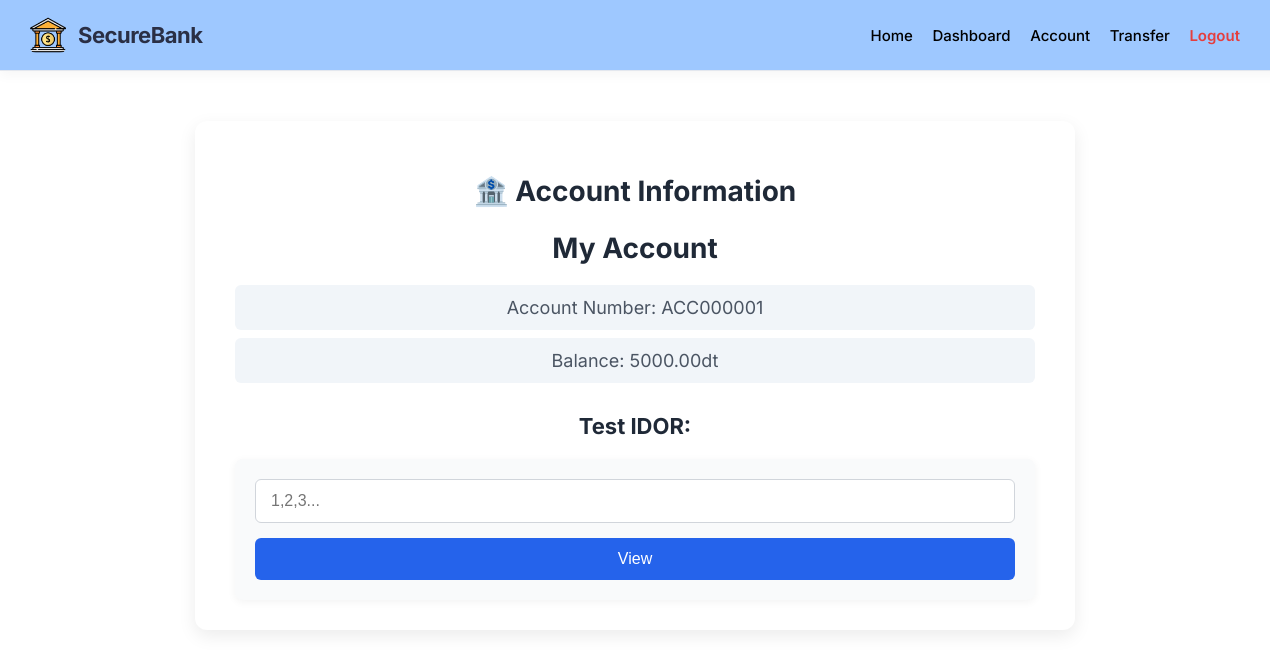
The app's page /account (signed in), older data.
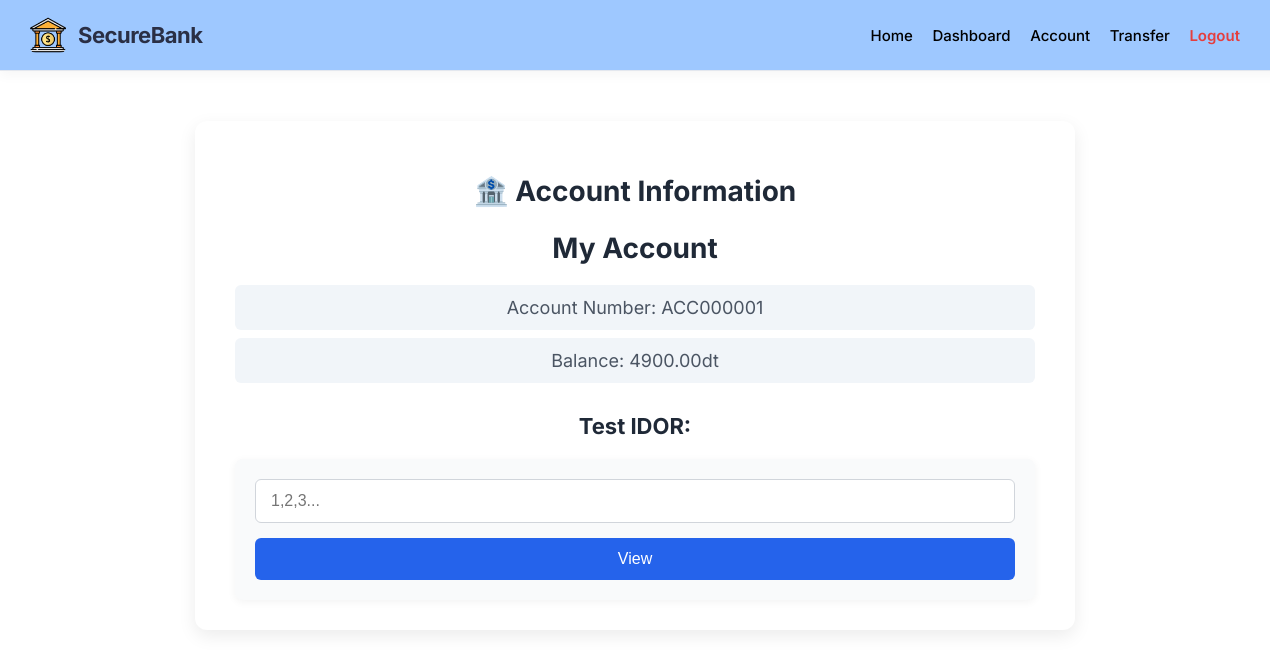
The same page, newer data.
### banking_env/models.py (models this page shows)
class BankAccount(models.Model):
    user = models.ForeignKey(User, on_delete=models.CASCADE)
    account_number = models.CharField(max_length=20, unique=True)
    balance = models.DecimalField(max_digits=12, decimal_places=2, default=0.00)
    created_at = models.DateTimeField(auto_now_add=True)

### banking_env/views.py (the view, shortened to what this page needs)
# urls.py: path("account", views.account_info, name="account"),
def account_info(request):
    if not request.user.is_authenticated:
        return redirect("/regular-login")
    acc_id = request.GET.get("account_id")
    account = None  # initialize to avoid UnboundLocalError
    my_account = BankAccount.objects.get(user=request.user)
    return render(request, "banking_env/account.html", {
        "my_account": my_account,
    })

### security_agent/ai_detector.py (called while the page is built, shortened)
    def detect_csrf_attack(self, request_data):
        method = request_data.get("method")
        query = request_data.get("query_params", {})
        if method == "GET" and ("amount" in query or "to_account" in query):
            return True  # CSRF attempt
        return False

    def _decode_potential_threat(self, text: str) -> str:
        import base64
        import urllib.parse
        import html
        decoded = text
        try:
            for _ in range(3):
                old_decoded = decoded
                decoded = urllib.parse.unquote(decoded)
                if decoded == old_decoded:
                    break
        except:
            pass
        try:
            clean_text = decoded.replace('\n', '').replace('\r', '').replace(' ', '')
        except:
            pass
        decoded = html.unescape(decoded)
        return decoded

    def _calculate_threat_similarity(self, text: str) -> float:
        if self.model is None or self.threat_patterns_index is None:
            return 0.0
        try:
            emb = self.model.encode([text], convert_to_numpy=True).astype(np.float32)
            faiss.normalize_L2(emb)
            scores, _ = self.threat_patterns_index.search(emb, 1)
            score = float(scores[0][0]) if scores.size > 0 else 0.0
            return score
        except Exception as e:
            logger.debug("Error in threat similarity calc: %s", e)
            return 0.0

    def _calculate_stored_similarity(self, text: str) -> float:
        if self.model is None or self.embeddings_index is None:
            return 0.0
        try:
            emb = self.model.encode([text], convert_to_numpy=True).astype(np.float32)
            faiss.normalize_L2(emb)
            scores, _ = self.embeddings_index.search(emb, 1)
            score = float(scores[0][0]) if scores.size > 0 else 0.0
            return score
        except Exception as e:
            logger.debug("Error in stored similarity calc: %s", e)
            return 0.0

    def _deduplicate_threats(self, threats: List[Dict]) -> List[Dict]:
        seen = set()
        unique = []
        for t in threats:
            key = (t.get('text', '')[:100], t.get('type', ''), t.get('detection_method', ''))
            if key not in seen:
                seen.add(key)
                unique.append(t)
        return unique

    def _generate_recommendation(self, threats: List[Dict]) -> str:
        if not threats:
            return "REQUEST_SAFE"

### banking_env/templates/banking_env/account.html (shortened to what this page needs)
{% extends "banking_env/base.html" %}
{% block content %}
<div class="centered-page">
    <h2>🏦 Account Information</h2>
    <h2>My Account</h2>
    <p>Account Number: {{ my_account.account_number }}</p>
    <p>Balance: {{ my_account.balance }}dt</p>
    <h3>Test IDOR:</h3>
    <form>
        <input type="number" name="account_id" placeholder="1,2,3...">
        <button>View</button>
    </form>
</div>
{% endblock %}

### banking_env/templates/banking_env/base.html (shortened to what this page needs)
{% load static %}
<!DOCTYPE html>
<html lang="en">
<head>
    <link rel="stylesheet" href="{% static 'css/app.css' %}">
</head>
<body>
    <header class="app-bar">
        <div class="left">
            <img src="{% static 'css/logo.png' %}" class="logo">
            <span class="title">SecureBank</span>
        </div>
        <nav class="right">
            <a href="{% url 'home' %}">Home</a>
            {% if user.is_authenticated %}
                <a href="{% url 'dashboard' %}">Dashboard</a>
                <a href="{% url 'account' %}">Account</a>
                <a href="{% url 'transfer' %}">Transfer</a>
                <a href="{% url 'logout' %}" class="logout">Logout</a>
            {% else %}
                <a href="{% url 'regular_login' %}">Login</a>
            {% endif %}
        </nav>
    </header>
    <main class="content">
        {% block content %}{% endblock %}
    </main>
</body>
</html>

### banking_env/static/css/app.css (style rules this page uses)
body { margin: 0; font-family: "Inter", sans-serif; background: #ffffff!important; color: #222; }
.app-bar { padding: 15px 25px; display: flex; justify-content: space-between; align-items: center; color: white; }
.app-bar a { color: white; text-decoration: none; margin-left: 18px; font-size: 14px; }
.app-bar a.logout { color: #ffd0d0; }
.content { padding: 40px; }
.centered-page { max-width: 700px; margin: auto; text-align: center; }

### banking_env/templates/banking_env/base.html (style rules this page uses)
.app-bar { position: sticky; top: 0; width: 100%; height: 70px; background-color: #9ec8ff; backdrop-filter: blur(12px); display: flex; align-items: center; justify-content: space-between; padding: 0 30px; border-bottom: 1px solid #e3e7ee; box-shadow: 0 4px 12px rgba(0,0,0,0.04); z-index: 100; }
.left { display: flex; align-items: center; gap: 12px; margin-right:0 }
.logo { height: 36px; border-radius: 6px; color:white; }
.title { font-size: 22px; font-weight: 700; color: #2a2f45; letter-spacing: -0.5px; }
.right { margin-right: 60px!important; }
.right a { margin-left: 15px; text-decoration: none; font-weight: 500; font-size: 15px; color: #000000; transition: 0.2s; }
.right .logout { color: #e53e3e !important; font-weight: 600; }
.content { max-width: 1100px; margin: 40px auto; padding: 0 20px; animation: fadeIn 0.4s ease; }

### banking_env/templates/banking_env/account.html (style rules this page uses)
body { font-family: 'Inter', 'Segoe UI', sans-serif; background-color: #f4f6f8; color: #2c3e50; }
.centered-page { max-width: 800px; margin: 50px auto; padding: 30px 40px; background-color: #ffffff; border-radius: 12px; box-shadow: 0 6px 18px rgba(0, 0, 0, 0.08); }
h2 { font-size: 28px; color: #1f2937; margin-bottom: 20px; text-align: center; }
h3 { font-size: 22px; color: #1f2937; margin-top: 30px; margin-bottom: 15px; }
p { font-size: 18px; color: #4b5563; margin: 8px 0; background-color: #f1f5f9; padding: 12px 15px; border-radius: 6px; }
form { margin-top: 20px; padding: 20px; background-color: #f9fafb; border-radius: 8px; box-shadow: 0 2px 8px rgba(0,0,0,0.05); display: flex; flex-direction: column; gap: 15px; }
input[type="number"] { padding: 12px 15px; font-size: 16px; border: 1px solid #d1d5db; border-radius: 6px; transition: border-color 0.3s ease, box-shadow 0.3s ease; }
button { padding: 12px 20px; font-size: 16px; background-color: #2563eb; color: #fff; border: none; border-radius: 6px; cursor: pointer; transition: background-color 0.3s ease, transform 0.2s ease; }

Row changes from the older to the newer data that the page shows:
changed BankAccount "ACC000001": balance "5000.00" → "4900.00"
